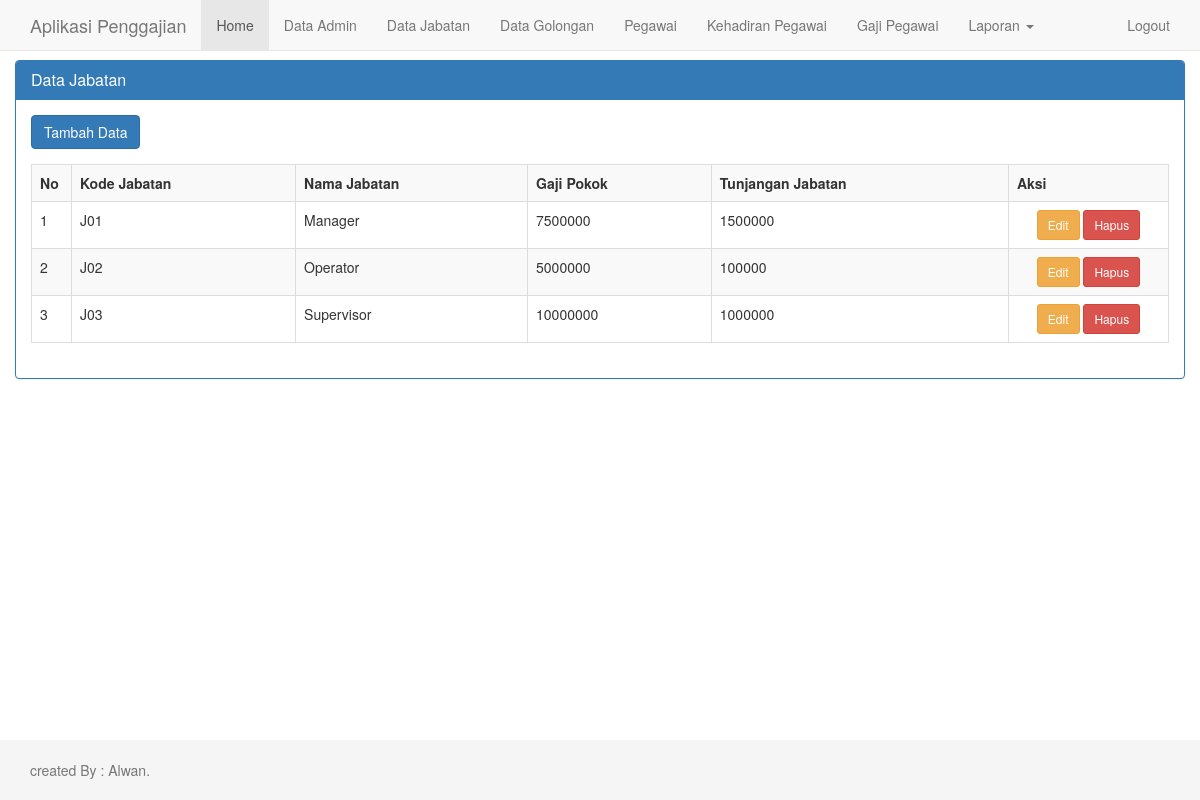
Page /data_jabatan.php (signed in) on the committed database.
### tables this page shows
CREATE TABLE `jabatan` (
  `kode_jabatan` varchar(3) NOT NULL,
  `nama_jabatan` varchar(40) NOT NULL,
  `gapok` int(10) NOT NULL,
  `tunjangan_jabatan` int(10) NOT NULL
);

### data_jabatan.php (the view, shortened to what this page needs)
<?php include "header.php"; ?>
<div class="container">
  <?php
  $view = isset($_GET['view']) ? $_GET['view'] : null;
  switch ($view) {
    default:
  ?>
      <div class="row">
        <div class="panel panel-primary">
          <div class="panel-heading">
            <h3 class="panel-title">
              Data Jabatan
            </h3>
          </div>
          <div class="panel-body">
            <a href="data_jabatan.php?view=tambah" style="margin-bottom: 15px;" class="btn btn-primary">Tambah Data</a>
            <table class="table table-bordered table-striped">
              <tr>
                <th>No</th>
                <th>Kode Jabatan</th>
                <th>Nama Jabatan</th>
                <th>Gaji Pokok</th>
                <th>Tunjangan Jabatan</th>
                <th>Aksi</th>
              </tr>
              <?php
              $sql = mysqli_query($konek, "SELECT * FROM jabatan ORDER BY kode_jabatan ASC");
              $no = 1;
              while ($d = mysqli_fetch_array($sql)) {
                echo "<tr>
                                <td width='40px' align-'center'>$no</td>
                                <td>$d[kode_jabatan]</td>
                                <td>$d[nama_jabatan]</td>
                                <td>$d[gapok]</td>
                                <td>$d[tunjangan_jabatan]</td>
                                <td width='160px' align='center'>
                                <a class='btn btn-warning btn-sm' href='data_jabatan.php?view=edit&id=$d[kode_jabatan]'>Edit</a>
                                <a class='btn btn-danger btn-sm' href='aksi_jabatan.php?act=delete&id=$d[kode_jabatan]'>Hapus</a>
                                </td>
                                </tr>";
                $no++;
              }
              ?>
            </table>
          </div>
        </div>
      </div>
    <?php
      break;
    ?>
  <?php
  }
  ?>
</div>
<?php include "footer.php"; ?>

### assets/style.css (style rules this page uses)
html { position: relative; min-height: 100%; }
body { margin-bottom: 60px; }
body > .container { padding: 60px 15px 0; }

### rows in the picture
jabatan: kode_jabatan "J01", nama_jabatan "Manager", gapok "7500000", tunjangan_jabatan "1500000"
jabatan: kode_jabatan "J02", nama_jabatan "Operator", gapok "5000000", tunjangan_jabatan "100000"
jabatan: kode_jabatan "J03", nama_jabatan "Supervisor", gapok "10000000", tunjangan_jabatan "1000000"
